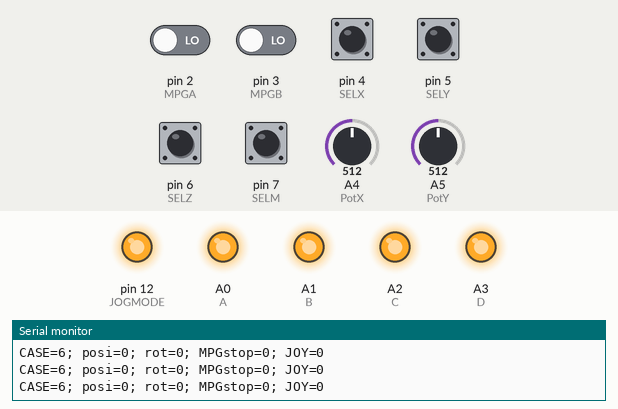
This sketch was run on a simulated Arduino Uno, built with avr-gcc and run on an emulated ATmega328P. On the bench: output pins drawn as LEDs (lit = HIGH), the last lines printed to the serial monitor. Dashed ring = blinking. The test bench sets the inputs (shaded band); at power-on: pin 4 (SELX), pin 5 (SELY), pin 6 (SELZ), pin 7 (SELM) HIGH, pin 2 (MPGA), pin 3 (MPGB) LOW, A4 (PotX) = 512, A5 (PotY) = 512. Pins used as bus, display or sensor lines are not drawn.

Above: at 1.2 s.
1.3 s: pin 7 (SELM) pulled LOW for 0.15 s
At 1.5 s:
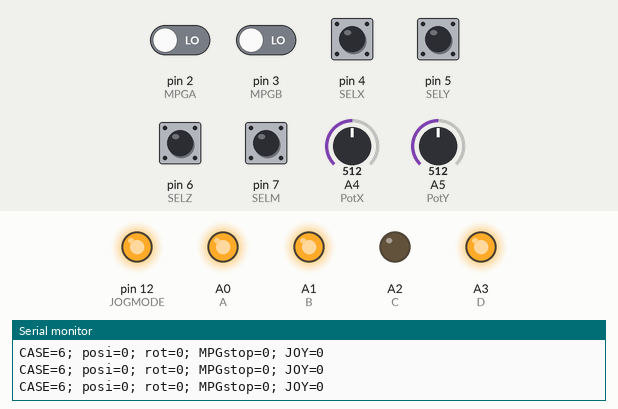
3.0 s: pin 3 (MPGB) driven HIGH
6.0 s: pin 7 (SELM) pulled LOW for 1 s
8.6 s: A4 (PotX) set to 212
11.6 s: A4 (PotX) set to 189
At 12.54 s:
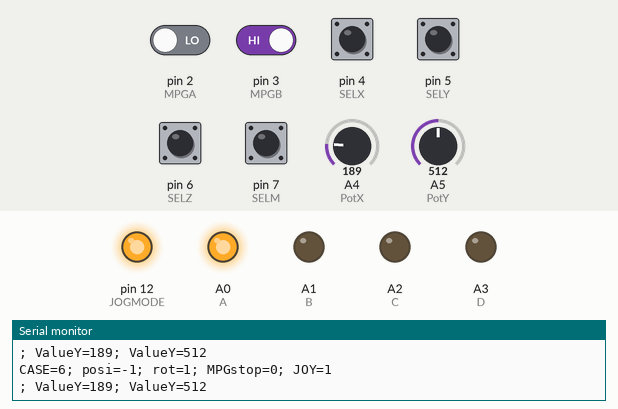
14.6 s: A5 (PotY) set to 190
At 14.86 s:
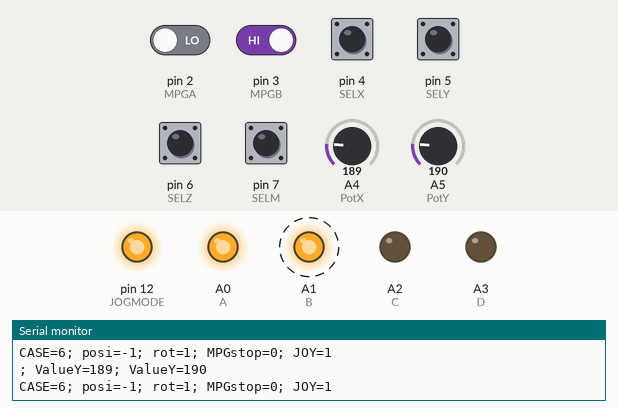
Timing chart, 0 to 18.6 s (numbered marks = the images above; inputs shaded):
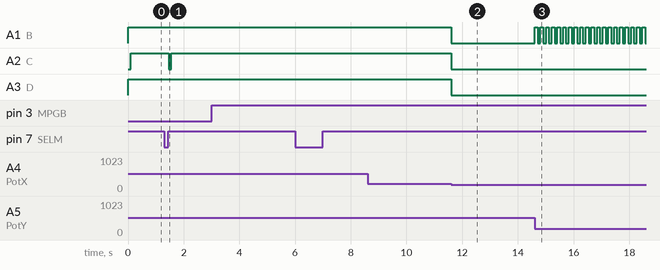

Measured:
- the behaviour switches between 200 and 199 on A4 (PotX) (found by bisection; images 1 and 2)
- after the input at 1.3 s, A2 (C): HIGH → LOW after 0.15 s, → HIGH 0.10 s later
- after the input at 11.6 s, A1 (B), A2 (C), A3 (D): HIGH → LOW at once
- after the input at 14.6 s, A1 (B): alternates HIGH for 0.10 s and LOW for 0.10 s, starting at once

The sketch:

MPG_Encoder_XYZ_JOYSTICK_BRAINS.ino
```cpp
//Pin Definition IDC OUTPUTS FROM ARDUINO
int A=A0; //IN5
int B=A1; //IN6
int C=A2; //IN7
int D=A3; //IN8
int JOGMODE=12;//IN11 (CONT/STEP) -OEM245
int JOGSTEP=13; //IN12 (Cycle JOG)-OEM171

//Pin Definition ARDUINO INPUTS FROM ARDUINO
int MPGA=2;//Encoder Canal A
int MPGB=3;//Encoder Canal B
int SELX=4; //Select Channel X
int SELY=5; //Select Channel Y
int SELZ=6; //Select Channel Z
int SELM=7; //Select MODE LINKED TO FEATURE
int PotX=A4; //Potentiometer X and Z(if click to change)
int PotY=A5; //Potentiometer Y


//Variables
volatile int posi = 0; // specify posi as volatile
volatile int posiprev=0; //
int MPGstop=0;
int rot = 0; //0=POSITIVE MPG SPIN; 1=NEGATIVE MPG SPIN
int CHAvar=0;
int CHBvar=0;
int MODE=0;
unsigned long SELMPressedAt = 0;
bool SELMReleased = false;
int SELMPrevState = 0;
long diff=0;
int JOY=0;
int CHANGEJOG=0;
int CASE=0;
int FEATURE=0; //HOW TO WORK JOYSTICK, MPG...LINKED TO SELM
int X =0;
int Y =0;
int Z =0;
int firstQ=0; //___FLAG IF ITS FIRST TIME OR NOTE JOYSTICK BUTTON WAS PRESSED QUICK
int firstS=0; //___FLAG IF ITS FIRST TIME OR NOTE JOYSTICK BUTTON WAS PRESSED SHORT
int firstL=0; //___FLAG IF ITS FIRST TIME OR NOTE JOYSTICK BUTTON WAS PRESSED LONG
int ValueX=0;
int ValueY=0;


void setup() {
  pinMode(A,OUTPUT);
  pinMode(B,OUTPUT);
  pinMode(C,OUTPUT);
  pinMode(D,OUTPUT);
  pinMode(JOGMODE,OUTPUT);
  pinMode(JOGSTEP,OUTPUT);
  pinMode(PotX, INPUT);
  pinMode(PotY, INPUT);

  pinMode(MPGA,INPUT);
  pinMode(MPGB,INPUT);
  pinMode(SELX,INPUT_PULLUP);
  pinMode(SELY,INPUT_PULLUP);
  pinMode(SELZ,INPUT_PULLUP);
  pinMode(SELM,INPUT_PULLUP);

  attachInterrupt(digitalPinToInterrupt(MPGB),readEncoder,RISING);

digitalWrite(A,HIGH);
digitalWrite(B,HIGH);
digitalWrite(C,HIGH);
digitalWrite(D,HIGH);
digitalWrite(JOGMODE,HIGH);
digitalWrite(JOGSTEP,HIGH);

Serial.begin(9600);
}


//____START MAIN ROUTINE__________________________
void loop() {

digitalWrite(A,HIGH);
digitalWrite(B,HIGH);
digitalWrite(C,HIGH);
digitalWrite(D,HIGH);

INPUTMODE(); //___________JOY BUTTON FEATURES (QUICK,SHORT and LONG PRESS)

if (JOY==1) //VALUE COMES FROM INPUTMODE
 {JOYSTICK();}
else if (JOY==0)
 {MPG();}

  Serial.print("CASE=");
 Serial.print(CASE);
  Serial.print("; posi=");
 Serial.print(posi);
   Serial.print("; rot=");
 Serial.print(rot);
    Serial.print("; MPGstop=");
  Serial.print(MPGstop);
    Serial.print("; JOY=");
  Serial.print(JOY);
  Serial.println();

} //____END MAIN ROUTINE__________________________

//_______________________________________________SUB ROUTINES STARTS HERE__________________________________________________________________________________

//READ THE ENCODER ROUTINE
void readEncoder(){
  rot = digitalRead(MPGA);
  if(rot > 0){
    rot=0; //POSITIVE MPG SPIN
    posi++;
  }
  else{
    rot=1; //NEGATIVE MPG SPIN
    posi--;
  }
}
//END READ THE ENCODER ROUTINE

void INPUTMODE()//___________JOY BUTTON FEATURES (QUICK=<200ms,SHORT=200-600ms and LONG PRESS=>1200ms)
 {FEATURE=digitalRead(SELM);

  if (FEATURE != SELMPrevState) {
    if (FEATURE == LOW) {
      SELMReleased = false;
      SELMPressedAt = millis();
    }
    else {
      SELMReleased = true;}

  SELMPrevState=FEATURE;
  }

  if (SELMReleased == true) {
          diff = millis()-SELMPressedAt;

          if (diff<200) { //________CASE FOR QUICK PRESS CHANGE STEP RESOLUTION - OEM171
          digitalWrite(A,HIGH); // BIN 4
          digitalWrite(B,HIGH);
          digitalWrite(C,LOW);
          digitalWrite(D,HIGH);
          delay(100);
          digitalWrite(A,HIGH); // BIN 0
          digitalWrite(B,HIGH);
          digitalWrite(C,HIGH);
          digitalWrite(D,HIGH);
          delay(100);}

          if (diff>300&&diff<800&&firstS==0)  ////________CASE FOR SHORT PRESS CHANGE JOG CONTINUOS TO INCREMENTAL
          {  digitalWrite(A,LOW); // BIN 1 - OEM204
          digitalWrite(B,HIGH);
          digitalWrite(C,HIGH);
          digitalWrite(D,HIGH);
          delay(100);
          firstS=1;}
          else if (diff>300&&diff<800&&firstS==1)
           {
          digitalWrite(A,HIGH); // BIN 2 - OEM205
          digitalWrite(B,LOW);
          digitalWrite(C,HIGH);
          digitalWrite(D,HIGH);
          delay(100);
          firstS=0;
           }

          if (diff>1000&&JOY==0) { //___________CASE FOR LONG PRESS ACTIVATE JOY
            JOY=1;}
          else if (diff>1000&&JOY==1) {
            JOY=0;}

          SELMReleased=false;
          SELMPressedAt = 0;
                            }
  }
//END READ GOLDENBUTTON ROUTINE

void JOYSTICK () //_____SELECT JOYSTICK MODE
 {

ValueX=analogRead(PotX); //MOVE X AXIS
      if(ValueX>1000)
        { digitalWrite(A,LOW); // BIN 15
          digitalWrite(B,LOW);
          digitalWrite(C,LOW);
          digitalWrite(D,LOW);
          delay(100);
          }
      else if(ValueX<200)
        { digitalWrite(A,HIGH); // BIN 14
          digitalWrite(B,LOW);
          digitalWrite(C,LOW);
          digitalWrite(D,LOW);
          delay(100);}

      if(ValueX>200&&ValueX<1000)
        {
          digitalWrite(A,HIGH); // BIN 0
          digitalWrite(B,HIGH);
          digitalWrite(C,HIGH);
          digitalWrite(D,HIGH);
        }


ValueY=analogRead(PotY); //MOVE Y AXIS
      if(ValueY>1000)
         { digitalWrite(A,LOW); // BIN 13
          digitalWrite(B,HIGH);
          digitalWrite(C,LOW);
          digitalWrite(D,LOW);
          delay(100);
          }
      else if(ValueY<200)
        { digitalWrite(A,HIGH); // BIN 12
          digitalWrite(B,HIGH);
          digitalWrite(C,LOW);
          digitalWrite(D,LOW);
          delay(100);}

      if(ValueY>200&&ValueY<1000)
        {
          digitalWrite(A,HIGH); // BIN 0
          digitalWrite(B,HIGH);
          digitalWrite(C,HIGH);
          digitalWrite(D,HIGH);
        }


    Serial.print("; ValueY=");
  Serial.print(ValueX);
    Serial.print("; ValueY=");
  Serial.print(ValueY);
  Serial.println();


 }
//END JOYSTICK ROUTINE

void MPG() //_____SELECT MPG MODE
{
if(posi==posiprev) //IF ELSE determines MPG stopped
   {MPGstop=0;} //MPG Stopped
else
   {MPGstop=1;} //MPG still spining
posiprev=posi;

//3 position switch decides which axis will move on mpgmode
X = digitalRead(SELX)*3; //PULLUP 0V=SELECTED (0+2+1)=3;
Y = digitalRead(SELY)*2; //PULLUP 0V=SELECTED (3+0+1)=4;
Z = digitalRead(SELZ)*1; //PULLUP 0V=SELECTED (3+2+0)=5;
CASE=X+Y+Z; //____DEFINES WHICH AXIS WILL BE SELECTED 3=X, 4=Y, 5=Z;

//rot and MPGstop decides direction ++, -- or stopped. Cases come from above.
switch(CASE){
  case 3: // MOVE X AXIS
      if(rot==0&&MPGstop==1)
        { digitalWrite(A,LOW); // BIN 15
          digitalWrite(B,LOW);
          digitalWrite(C,LOW);
          digitalWrite(D,LOW);
          delay(100);
          }
      else if(rot==1&&MPGstop==1)
        { digitalWrite(A,HIGH); // BIN 14
          digitalWrite(B,LOW);
          digitalWrite(C,LOW);
          digitalWrite(D,LOW);
          delay(100);}

      if(MPGstop==0)
        {
          digitalWrite(A,HIGH); // BIN 0
          digitalWrite(B,HIGH);
          digitalWrite(C,HIGH);
          digitalWrite(D,HIGH);
        }
  break;

  case 4: // MOVE Y AXIS
      if(rot==0&&MPGstop==1)
         { digitalWrite(A,LOW); // BIN 13
          digitalWrite(B,HIGH);
          digitalWrite(C,LOW);
          digitalWrite(D,LOW);
          delay(100);
          }
      else if(rot==1&&MPGstop==1)
        { digitalWrite(A,HIGH); // BIN 12
          digitalWrite(B,HIGH);
          digitalWrite(C,LOW);
          digitalWrite(D,LOW);
          delay(100);}

      if(MPGstop==0)
        {
          digitalWrite(A,HIGH); // BIN 0
          digitalWrite(B,HIGH);
          digitalWrite(C,HIGH);
          digitalWrite(D,HIGH);
        }
  break;

  case 5: // MOVE Z AXIS
      if(rot==0&&MPGstop==1)
        { digitalWrite(A,LOW); // BIN 11
          digitalWrite(B,LOW);
          digitalWrite(C,HIGH);
          digitalWrite(D,LOW);
          delay(100);
          }
      else if(rot==1&&MPGstop==1)
        { digitalWrite(A,HIGH); // BIN 10
          digitalWrite(B,LOW);
          digitalWrite(C,HIGH);
          digitalWrite(D,LOW);
          delay(100);}

      if(MPGstop==0)
        {
          digitalWrite(A,HIGH); // BIN 0
          digitalWrite(B,HIGH);
          digitalWrite(C,HIGH);
          digitalWrite(D,HIGH);
        }
  break;
    }//END SWITCH CASE


}//END MPG ROUTINE
```
